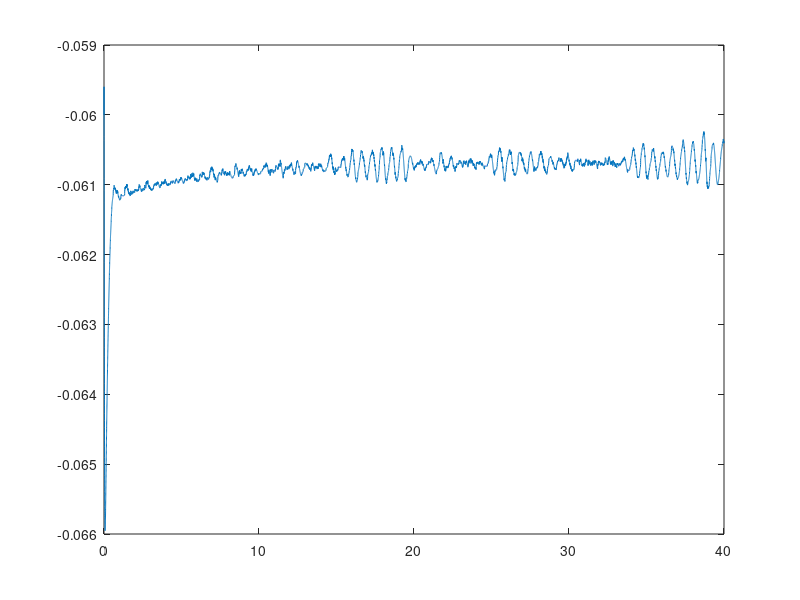

The MATLAB source for this figure:
%HeysSinglEFtoIanBoardman.m 
%This script creates subthreshold oscillations using the parameter values
%determined from the voltage clamp data by Lisa Giocomo.  This is the best
%looking version of subthreshold oscillations obtained in this series of
%scripts.  Occasionally, there are large amplitude NaP spikes that occur,
%but the oscillations themselves should only be a couple of millivolts in
%amplitude.

%HeyssingleEBfromAHwithLisaData.m - This script uses the somewhat more
%hyperpolarized values from Lisa's data and also adds small amplitude
%noise.  It gives relatively nice amplitude oscillations in conditions
%where the large spikes do not appear.

%HeyssingleCompWithNoiseMikeAHincreaseNaP.m - Works with a range of
%different increased values of NaP (and reduced current injection Ie).
%%%Good at NaP=0.5 Ie=.000002623; 
%Okay at NaP 0.52 Ie=0.00000233
%Comopare with NaP=0.54 and Ie=0.000002
%Good at NaP=0.48, Ie=0.00000293.  %Increased from 0.38
%Used faster time steps:
%ctr = 5000;  %number of time steps
%delta_t =  .001;

%HeyssingleCompWithNoiseMikeAGtryReducedNaP.m - Reduced NaP does NOT work,
%but increased NaP to 0.48 does work pretty well!


%HeyssingleCompWithNoiseMikeAE.m - Should probably add some actual dimensions of
%the membrane.  20 um length, 15 um diameter.  about 49*3 + 45*20 = 150 +
%1000 = 1150 sq*um ,  1150*10-6 = 0.001150 square meters.  Divide
%everything by about 0.001 = multiply everything by 1000.

%HeyssingleCompWithNoiseMikeAD.m - Try to reduce the time step.

%HeyssingleCompWithNoiseMikeAC.m - Tried to reduce need for long
%simulation periods by inserting final steady state parameters as
%initial conditions.  Got oscillatory dynamics in first short period.

clear all
clc
close all
%%%%%%%%%%%% Constants %%%%%%%%%%%%%%%%%%%%%%
ctr = 40000;  %number of time steps
delta_t =  .001; %size of time step - Reduced time step because still looks same 0
%Looks almost the same with 0.00001


%%%%%%%%%%%%%%%%%%%%%%%setup%%%%%%%%%% %%%%%%%%%%%%%%%%%%%
V = zeros(ctr,1);

Cm = .01;
%%%%%%conductances%%%%%%%%
gMax_H_Fast = .98; 
gMax_H_Slow = .53;
gMax_NaP = .5;  %Good at NaP=0.5 Ie=.000002623; 
%Okay at NaP 0.52 Ie=0.00000233
%Comopare with NaP=0.54 and Ie=0.000002
%Good at NaP=0.48, Ie=0.00000293.  %Increased from 0.38
gMax_Leak = .58;

%%%%Reverasal Potentials%%%%%
Rev_H = -.020;
Rev_Leak = -.083;
Rev_NaP = .087;

%Ie = 0.0000011; %With Depol mH_Fast. 
Ie = 0.00000472; %%623 %.00431;  %0.0043 % applied current
%Ie=0; %
%%%%%%%%%%%%%%%%%%%%%%%%%%Initial Conditions%%%%%%%%%%%%%%%%%%%%%%%%%%%%
%V(1) = -.054;

mH_Fast = 1/((1 + (exp((V(1) + .10)/.003)))); %^(1.36)); %mH_Fast is the H-current fast acting gating variable
%mH_Fast = 1/((1 + (exp((V(1) + .0728)/.008)))); %^(1.36)); %mH_Fast is the H-current fast acting gating variable
mH_Slow = 1/((1 + (exp((V(1) + .00283)/.0159)))^(58.5)); %mH_Slow is the H-current slow acting gating variable
m = 1/(1 + exp(-(V(1) + .0487)/.0044));  % m is the NaP activation gating variable
h = 1/(1 + exp((V(1) + .0488)/.00998)); %h is the NaP inactivation gating variable

%%%%%%%%%%%%%%%%%%%%%%%%%%%%%%%%%%model%%%%%%%%%%%%%%%%%%%%%%%%%%%%%%%%%%%%
for i = 1:ctr-1
    alpha_activation_NaP = (.091*(10^6)*(V(i) + .038))/(1 - exp(-(V(i) + .038)/.005)); %Persistant Na activation 
    beta_activation_NaP = (-.062*(10^6)*(V(i) + .038))/(1 - exp((V(i) + .038)/.005)); 
    
    alpha_inactivation_NaP = (-2.88*V(i) - .0491)/(1 - exp((V(i) - .0491)/.00463)); %Persistant Na inactivation 
    beta_inactivation_NaP = (6.94*V(i) + .447)/(1 - exp(-(V(i) + .447)/.00263)); 
    hinf = 1/(1 + exp((V(i) + .0488)/.00998));
    tauh = 1/(alpha_inactivation_NaP + beta_inactivation_NaP);
    
    mH_Fast_inf = 1/((1 + (exp((V(i) + .10)/.003)))); %^(1.36)); % H current gating variable steady state activation - fast component
    %mH_Fast_inf = 1/((1 + (exp((V(i) + .0728)/.008)))); %^(1.36)); % H current gating variable steady state activation - fast component
    mH_Slow_inf = 1/((1 + (exp((V(i) + .00283)/.0159)))^(58.5)); % H current gating variable steady state activation - slow component

    tauH_Fast = .00051/(exp((V(i) - .0017)/.010) + exp(-(V(i) + .34)/.52)); % H current time constant - fast component
    tauH_Slow = .0056/(exp((V(i) - .017)/.014) + exp(-(V(i) + .26)/.043)); % H current time constant - slow component

    alpha_H_Fast = mH_Fast_inf/tauH_Fast;
    beta_H_Fast = (1 - mH_Fast_inf)/tauH_Fast;
    alpha_H_Slow = mH_Slow_inf/tauH_Slow;
    beta_H_Slow = (1 - mH_Slow_inf)/tauH_Slow;

%%%%%%%%%%%%%%%%%%noise term for Leak conductance%%%%%%%%%%%%%%%%%%%%    
    y = rand(1);
    if y>.97
        x = 0.98;
    else
        x = 1; %Changed from 1.0
    end
% x = 1;
%%%%%%%%%%%%%%%%Difference equations%%%%%%%%%%%%%%%%%%%%%%%%%%%%%%    
if i==1;
%Try to avoid initial transients by using as initial conditions variables from end V(10000000)=-0.0566
%V(i)=-0.0573; %-0.0566;
mH_Fast=0.0764; %0.0781; %0.0706
mH_Slow=0.1540; %0.1575; %0.1428
m=0.1238; %0.1194; %0.1413
h=0.7012; %0.6859; %0.6776
V(i)=-0.06; %-0.0566;
%mH_Fast=0.764; %0.0781; %0.0706
%mH_Slow=0.15; %0.1575; %0.1428
%m=0.1; %0.1194; %0.1413
%h=0.6; %0.6859; %0.6776
end
    
    V(i+1) = V(i) + delta_t*((0.001*Cm)^(-1)*( -gMax_H_Fast*mH_Fast*0.001*(V(i) - Rev_H)- gMax_H_Slow*mH_Slow*0.001*(V(i) - Rev_H) - gMax_NaP*0.001*m*h*(V(i) - Rev_NaP) - x*(gMax_Leak)*0.001*(V(i) - Rev_Leak) + Ie)); %difference equation for the voltage trace  
    
    mH_Fast = mH_Fast + delta_t*(alpha_H_Fast*(1 - mH_Fast) - beta_H_Fast*mH_Fast); %difference equation for the fast H-current gate
    mH_Slow = mH_Slow + delta_t*(alpha_H_Slow*(1 - mH_Slow) - beta_H_Slow*mH_Slow); % difference equation fr the slow H-current gate

    m =   1/(1 + exp(-(V(i) + .0487)/.0044)); % equation for the NaP activation gate alpha_activation_NaP/(alpha_activation_NaP + beta_activation_NaP)     m + delta_t*(alpha_activation_NaP*(1 - m) - beta_activation_NaP*m);
    h = h + delta_t*((hinf - h)/tauh); %difference equation for the inactivation NaP gate h + delta_t*(alpha_inactivation_NaP*(1 - h) - h*beta_inactivation_NaP);
end

%%%%%%%%%%%%%%%%%%%%%Graphs%%%%%%%%%%%%%%%%%%%%%%%%%%%%%%%
t = 1:ctr;
figure('position',[10 10 500 500]);
plot(t*delta_t,V) %Multiply to plot time on x axis in seconds.


%At end V(10000000)=-0.0566
%mH_Fast=0.0706;
%mH_Slow=0.1428;
%m=0.1413
%h=0.6776
V(i+1)
mH_Fast
mH_Slow
m
h



